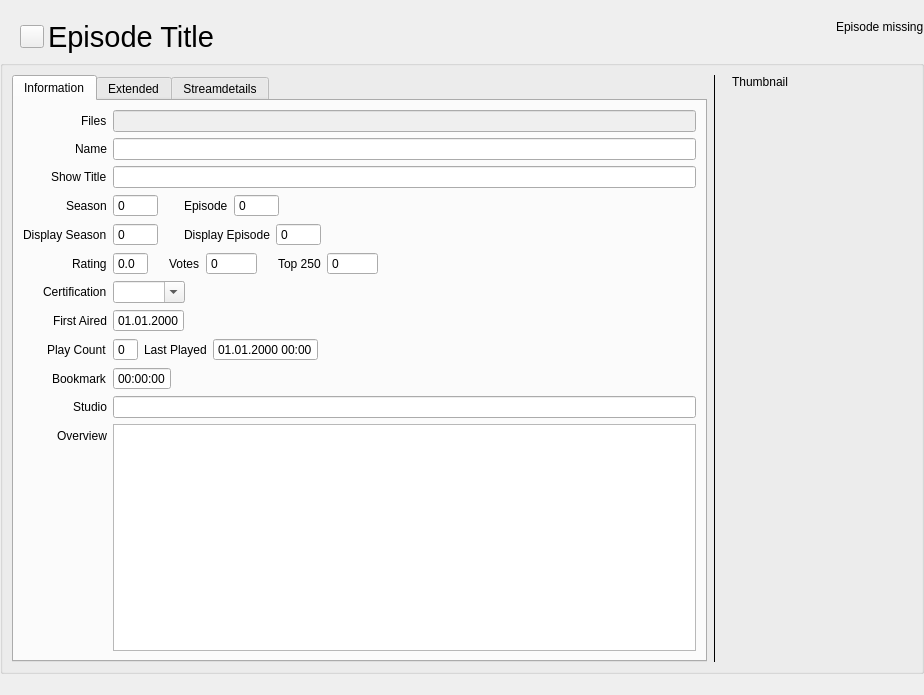
<?xml version="1.0" encoding="UTF-8"?>
<ui version="4.0">
 <class>TvShowWidgetEpisode</class>
 <widget class="QWidget" name="TvShowWidgetEpisode">
  <property name="geometry">
   <rect>
    <x>0</x>
    <y>0</y>
    <width>924</width>
    <height>695</height>
   </rect>
  </property>
  <layout class="QVBoxLayout" name="verticalLayout" stretch="0,1">
   <property name="leftMargin">
    <number>0</number>
   </property>
   <property name="topMargin">
    <number>0</number>
   </property>
   <property name="rightMargin">
    <number>0</number>
   </property>
   <property name="bottomMargin">
    <number>21</number>
   </property>
   <item>
    <layout class="QHBoxLayout" name="horizontalLayout_10">
     <property name="spacing">
      <number>0</number>
     </property>
     <item>
      <layout class="QVBoxLayout" name="verticalLayout_5">
       <property name="spacing">
        <number>0</number>
       </property>
       <property name="topMargin">
        <number>20</number>
       </property>
       <item>
        <layout class="QHBoxLayout" name="horizontalLayout_3">
         <item>
          <spacer name="horizontalSpacer_6">
           <property name="orientation">
            <enum>Qt::Horizontal</enum>
           </property>
           <property name="sizeType">
            <enum>QSizePolicy::Fixed</enum>
           </property>
           <property name="sizeHint" stdset="0">
            <size>
             <width>20</width>
             <height>20</height>
            </size>
           </property>
          </spacer>
         </item>
         <item>
          <widget class="QToolButton" name="buttonRevert">
           <property name="cursor">
            <cursorShape>PointingHandCursor</cursorShape>
           </property>
           <property name="toolTip">
            <string>Episode has changed. Click to revert changes.</string>
           </property>
           <property name="text">
            <string/>
           </property>
           <property name="icon">
            <iconset resource="../../data/MediaElch.qrc">
             <normaloff>:/img/arrow_circle_left.png</normaloff>:/img/arrow_circle_left.png</iconset>
           </property>
          </widget>
         </item>
         <item>
          <widget class="QLabel" name="episodeName">
           <property name="font">
            <font>
             <family>Helvetica Neue</family>
             <pointsize>22</pointsize>
            </font>
           </property>
           <property name="text">
            <string>Episode Title</string>
           </property>
           <property name="indent">
            <number>4</number>
           </property>
          </widget>
         </item>
         <item>
          <spacer name="horizontalSpacer_3">
           <property name="orientation">
            <enum>Qt::Horizontal</enum>
           </property>
           <property name="sizeHint" stdset="0">
            <size>
             <width>40</width>
             <height>20</height>
            </size>
           </property>
          </spacer>
         </item>
         <item>
          <widget class="MediaFlags" name="mediaFlags" native="true"/>
         </item>
        </layout>
       </item>
      </layout>
     </item>
     <item>
      <widget class="QLabel" name="missingLabel">
       <property name="text">
        <string>Episode missing</string>
       </property>
      </widget>
     </item>
    </layout>
   </item>
   <item>
    <widget class="QGroupBox" name="groupBox_3">
     <property name="title">
      <string/>
     </property>
     <layout class="QHBoxLayout" name="horizontalLayout_2">
      <item>
       <widget class="QTabWidget" name="tabWidget">
        <property name="focusPolicy">
         <enum>Qt::NoFocus</enum>
        </property>
        <property name="currentIndex">
         <number>0</number>
        </property>
        <widget class="QWidget" name="tab1">
         <attribute name="title">
          <string>Information</string>
         </attribute>
         <layout class="QVBoxLayout" name="verticalLayout_2">
          <item>
           <layout class="QFormLayout" name="formLayout">
            <property name="fieldGrowthPolicy">
             <enum>QFormLayout::ExpandingFieldsGrow</enum>
            </property>
            <property name="rowWrapPolicy">
             <enum>QFormLayout::WrapLongRows</enum>
            </property>
            <property name="labelAlignment">
             <set>Qt::AlignRight|Qt::AlignTrailing|Qt::AlignVCenter</set>
            </property>
            <item row="0" column="0">
             <widget class="QLabel" name="label">
              <property name="text">
               <string>Files</string>
              </property>
             </widget>
            </item>
            <item row="0" column="1">
             <widget class="QLineEdit" name="files">
              <property name="enabled">
               <bool>false</bool>
              </property>
             </widget>
            </item>
            <item row="1" column="0">
             <widget class="QLabel" name="label_2">
              <property name="text">
               <string>Name</string>
              </property>
             </widget>
            </item>
            <item row="1" column="1">
             <widget class="QLineEdit" name="name"/>
            </item>
            <item row="2" column="0">
             <widget class="QLabel" name="label_3">
              <property name="text">
               <string>Show Title</string>
              </property>
             </widget>
            </item>
            <item row="2" column="1">
             <widget class="QLineEdit" name="showTitle"/>
            </item>
            <item row="3" column="0">
             <widget class="QLabel" name="label_6">
              <property name="text">
               <string>Season</string>
              </property>
             </widget>
            </item>
            <item row="3" column="1">
             <layout class="QHBoxLayout" name="horizontalLayout_6">
              <item>
               <widget class="QSpinBox" name="season">
                <property name="buttonSymbols">
                 <enum>QAbstractSpinBox::NoButtons</enum>
                </property>
                <property name="maximum">
                 <number>99999</number>
                </property>
               </widget>
              </item>
              <item>
               <spacer name="horizontalSpacer_4">
                <property name="orientation">
                 <enum>Qt::Horizontal</enum>
                </property>
                <property name="sizeType">
                 <enum>QSizePolicy::Fixed</enum>
                </property>
                <property name="sizeHint" stdset="0">
                 <size>
                  <width>20</width>
                  <height>20</height>
                 </size>
                </property>
               </spacer>
              </item>
              <item>
               <widget class="QLabel" name="label_7">
                <property name="text">
                 <string>Episode</string>
                </property>
               </widget>
              </item>
              <item>
               <widget class="QSpinBox" name="episode">
                <property name="buttonSymbols">
                 <enum>QAbstractSpinBox::NoButtons</enum>
                </property>
                <property name="maximum">
                 <number>99999</number>
                </property>
               </widget>
              </item>
             </layout>
            </item>
            <item row="4" column="0">
             <widget class="QLabel" name="label_13">
              <property name="text">
               <string>Display Season</string>
              </property>
             </widget>
            </item>
            <item row="5" column="0">
             <widget class="QLabel" name="label_4">
              <property name="text">
               <string>Rating</string>
              </property>
             </widget>
            </item>
            <item row="6" column="0">
             <widget class="QLabel" name="label_8">
              <property name="text">
               <string>Certification</string>
              </property>
             </widget>
            </item>
            <item row="6" column="1">
             <widget class="QComboBox" name="certification">
              <property name="editable">
               <bool>true</bool>
              </property>
              <property name="sizeAdjustPolicy">
               <enum>QComboBox::AdjustToContents</enum>
              </property>
             </widget>
            </item>
            <item row="7" column="0">
             <widget class="QLabel" name="label_5">
              <property name="text">
               <string>First Aired</string>
              </property>
             </widget>
            </item>
            <item row="7" column="1">
             <widget class="QDateEdit" name="firstAired">
              <property name="buttonSymbols">
               <enum>QAbstractSpinBox::NoButtons</enum>
              </property>
              <property name="displayFormat">
               <string>dd.MM.yyyy</string>
              </property>
             </widget>
            </item>
            <item row="8" column="0">
             <widget class="QLabel" name="label_10">
              <property name="text">
               <string>Play Count</string>
              </property>
             </widget>
            </item>
            <item row="10" column="0">
             <widget class="QLabel" name="label_9">
              <property name="text">
               <string>Studio</string>
              </property>
             </widget>
            </item>
            <item row="10" column="1">
             <widget class="QLineEdit" name="studio"/>
            </item>
            <item row="11" column="0">
             <widget class="QLabel" name="label_15">
              <property name="text">
               <string>Overview</string>
              </property>
             </widget>
            </item>
            <item row="11" column="1">
             <widget class="QTextEdit" name="overview"/>
            </item>
            <item row="4" column="1">
             <layout class="QHBoxLayout" name="horizontalLayout_7">
              <item>
               <widget class="QSpinBox" name="displaySeason">
                <property name="buttonSymbols">
                 <enum>QAbstractSpinBox::NoButtons</enum>
                </property>
                <property name="minimum">
                 <number>-1</number>
                </property>
                <property name="maximum">
                 <number>99999</number>
                </property>
               </widget>
              </item>
              <item>
               <spacer name="horizontalSpacer_5">
                <property name="orientation">
                 <enum>Qt::Horizontal</enum>
                </property>
                <property name="sizeType">
                 <enum>QSizePolicy::Fixed</enum>
                </property>
                <property name="sizeHint" stdset="0">
                 <size>
                  <width>20</width>
                  <height>20</height>
                 </size>
                </property>
               </spacer>
              </item>
              <item>
               <widget class="QLabel" name="label_12">
                <property name="text">
                 <string>Display Episode</string>
                </property>
               </widget>
              </item>
              <item>
               <widget class="QSpinBox" name="displayEpisode">
                <property name="buttonSymbols">
                 <enum>QAbstractSpinBox::NoButtons</enum>
                </property>
                <property name="minimum">
                 <number>-1</number>
                </property>
                <property name="maximum">
                 <number>99999</number>
                </property>
               </widget>
              </item>
             </layout>
            </item>
            <item row="8" column="1">
             <layout class="QHBoxLayout" name="horizontalLayout">
              <item>
               <widget class="QSpinBox" name="playCount">
                <property name="buttonSymbols">
                 <enum>QAbstractSpinBox::NoButtons</enum>
                </property>
               </widget>
              </item>
              <item>
               <widget class="QLabel" name="label_11">
                <property name="text">
                 <string>Last Played</string>
                </property>
               </widget>
              </item>
              <item>
               <widget class="QDateTimeEdit" name="lastPlayed">
                <property name="buttonSymbols">
                 <enum>QAbstractSpinBox::NoButtons</enum>
                </property>
                <property name="displayFormat">
                 <string>dd.MM.yyyy HH:mm</string>
                </property>
               </widget>
              </item>
             </layout>
            </item>
            <item row="9" column="0">
             <widget class="QLabel" name="labelBookmark">
              <property name="text">
               <string>Bookmark</string>
              </property>
             </widget>
            </item>
            <item row="9" column="1">
             <widget class="QTimeEdit" name="epBookmark">
              <property name="buttonSymbols">
               <enum>QAbstractSpinBox::NoButtons</enum>
              </property>
              <property name="displayFormat">
               <string>HH:mm:ss</string>
              </property>
             </widget>
            </item>
            <item row="5" column="1">
             <layout class="QHBoxLayout" name="horizontalLayout_11">
              <item>
               <widget class="QDoubleSpinBox" name="rating">
                <property name="buttonSymbols">
                 <enum>QAbstractSpinBox::NoButtons</enum>
                </property>
                <property name="decimals">
                 <number>1</number>
                </property>
                <property name="maximum">
                 <double>10.000000000000000</double>
                </property>
               </widget>
              </item>
              <item>
               <spacer name="horizontalSpacer_11">
                <property name="orientation">
                 <enum>Qt::Horizontal</enum>
                </property>
                <property name="sizeType">
                 <enum>QSizePolicy::Fixed</enum>
                </property>
                <property name="sizeHint" stdset="0">
                 <size>
                  <width>15</width>
                  <height>20</height>
                 </size>
                </property>
               </spacer>
              </item>
              <item>
               <widget class="QLabel" name="label_19">
                <property name="text">
                 <string>Votes</string>
                </property>
               </widget>
              </item>
              <item>
               <widget class="MySpinBox" name="votes">
                <property name="buttonSymbols">
                 <enum>QAbstractSpinBox::NoButtons</enum>
                </property>
                <property name="maximum">
                 <number>9999999</number>
                </property>
               </widget>
              </item>
              <item>
               <spacer name="horizontalSpacer_8">
                <property name="orientation">
                 <enum>Qt::Horizontal</enum>
                </property>
                <property name="sizeType">
                 <enum>QSizePolicy::Fixed</enum>
                </property>
                <property name="sizeHint" stdset="0">
                 <size>
                  <width>15</width>
                  <height>20</height>
                 </size>
                </property>
               </spacer>
              </item>
              <item>
               <widget class="QLabel" name="label_20">
                <property name="text">
                 <string>Top 250</string>
                </property>
               </widget>
              </item>
              <item>
               <widget class="MySpinBox" name="top250">
                <property name="buttonSymbols">
                 <enum>QAbstractSpinBox::NoButtons</enum>
                </property>
                <property name="maximum">
                 <number>9999999</number>
                </property>
               </widget>
              </item>
             </layout>
            </item>
           </layout>
          </item>
         </layout>
        </widget>
        <widget class="QWidget" name="tab">
         <attribute name="title">
          <string>Extended</string>
         </attribute>
         <layout class="QFormLayout" name="formLayout_2">
          <property name="fieldGrowthPolicy">
           <enum>QFormLayout::ExpandingFieldsGrow</enum>
          </property>
          <item row="1" column="0">
           <widget class="QLabel" name="label_18">
            <property name="text">
             <string>Writers</string>
            </property>
           </widget>
          </item>
          <item row="1" column="1">
           <layout class="QHBoxLayout" name="horizontalLayout_4" stretch="1,0,0">
            <item>
             <widget class="QTableWidget" name="writers">
              <property name="maximumSize">
               <size>
                <width>300</width>
                <height>100</height>
               </size>
              </property>
              <property name="editTriggers">
               <set>QAbstractItemView::DoubleClicked</set>
              </property>
              <property name="showGrid">
               <bool>false</bool>
              </property>
              <attribute name="horizontalHeaderStretchLastSection">
               <bool>true</bool>
              </attribute>
              <attribute name="verticalHeaderVisible">
               <bool>false</bool>
              </attribute>
              <column>
               <property name="text">
                <string>Writer</string>
               </property>
              </column>
             </widget>
            </item>
            <item>
             <layout class="QVBoxLayout" name="verticalLayout_3">
              <item>
               <widget class="QPushButton" name="buttonAddWriter">
                <property name="toolTip">
                 <string>Add Writer</string>
                </property>
                <property name="text">
                 <string/>
                </property>
                <property name="icon">
                 <iconset resource="../../data/MediaElch.qrc">
                  <normaloff>:/img/plus_white.png</normaloff>:/img/plus_white.png</iconset>
                </property>
                <property name="dropShadow" stdset="0">
                 <bool>true</bool>
                </property>
               </widget>
              </item>
              <item>
               <widget class="QPushButton" name="buttonRemoveWriter">
                <property name="toolTip">
                 <string>Remove Writer</string>
                </property>
                <property name="text">
                 <string/>
                </property>
                <property name="icon">
                 <iconset resource="../../data/MediaElch.qrc">
                  <normaloff>:/img/minus_white.png</normaloff>:/img/minus_white.png</iconset>
                </property>
                <property name="dropShadow" stdset="0">
                 <bool>true</bool>
                </property>
               </widget>
              </item>
              <item>
               <spacer name="verticalSpacer_2">
                <property name="orientation">
                 <enum>Qt::Vertical</enum>
                </property>
                <property name="sizeHint" stdset="0">
                 <size>
                  <width>20</width>
                  <height>40</height>
                 </size>
                </property>
               </spacer>
              </item>
             </layout>
            </item>
            <item>
             <spacer name="horizontalSpacer">
              <property name="orientation">
               <enum>Qt::Horizontal</enum>
              </property>
              <property name="sizeHint" stdset="0">
               <size>
                <width>40</width>
                <height>20</height>
               </size>
              </property>
             </spacer>
            </item>
           </layout>
          </item>
          <item row="2" column="0">
           <widget class="QLabel" name="label_17">
            <property name="text">
             <string>Directors</string>
            </property>
           </widget>
          </item>
          <item row="2" column="1">
           <layout class="QHBoxLayout" name="horizontalLayout_5" stretch="1,0,0">
            <item>
             <widget class="QTableWidget" name="directors">
              <property name="maximumSize">
               <size>
                <width>300</width>
                <height>100</height>
               </size>
              </property>
              <property name="editTriggers">
               <set>QAbstractItemView::DoubleClicked</set>
              </property>
              <property name="showGrid">
               <bool>false</bool>
              </property>
              <attribute name="horizontalHeaderStretchLastSection">
               <bool>true</bool>
              </attribute>
              <attribute name="verticalHeaderVisible">
               <bool>false</bool>
              </attribute>
              <column>
               <property name="text">
                <string>Director</string>
               </property>
              </column>
             </widget>
            </item>
            <item>
             <layout class="QVBoxLayout" name="verticalLayout_7">
              <item>
               <widget class="QPushButton" name="buttonAddDirector">
                <property name="toolTip">
                 <string>Add Director</string>
                </property>
                <property name="text">
                 <string/>
                </property>
                <property name="icon">
                 <iconset resource="../../data/MediaElch.qrc">
                  <normaloff>:/img/plus_white.png</normaloff>:/img/plus_white.png</iconset>
                </property>
                <property name="dropShadow" stdset="0">
                 <bool>true</bool>
                </property>
               </widget>
              </item>
              <item>
               <widget class="QPushButton" name="buttonRemoveDirector">
                <property name="toolTip">
                 <string>Remove Director</string>
                </property>
                <property name="text">
                 <string/>
                </property>
                <property name="icon">
                 <iconset resource="../../data/MediaElch.qrc">
                  <normaloff>:/img/minus_white.png</normaloff>:/img/minus_white.png</iconset>
                </property>
                <property name="dropShadow" stdset="0">
                 <bool>true</bool>
                </property>
               </widget>
              </item>
              <item>
               <spacer name="verticalSpacer_3">
                <property name="orientation">
                 <enum>Qt::Vertical</enum>
                </property>
                <property name="sizeHint" stdset="0">
                 <size>
                  <width>20</width>
                  <height>40</height>
                 </size>
                </property>
               </spacer>
              </item>
             </layout>
            </item>
            <item>
             <spacer name="horizontalSpacer_2">
              <property name="orientation">
               <enum>Qt::Horizontal</enum>
              </property>
              <property name="sizeHint" stdset="0">
               <size>
                <width>40</width>
                <height>20</height>
               </size>
              </property>
             </spacer>
            </item>
           </layout>
          </item>
          <item row="0" column="0">
           <widget class="QLabel" name="label_14">
            <property name="text">
             <string>Actors</string>
            </property>
           </widget>
          </item>
          <item row="0" column="1">
           <layout class="QHBoxLayout" name="horizontalLayout_8" stretch="1,0">
            <item>
             <widget class="QTableWidget" name="actors">
              <property name="editTriggers">
               <set>QAbstractItemView::DoubleClicked</set>
              </property>
              <property name="selectionMode">
               <enum>QAbstractItemView::SingleSelection</enum>
              </property>
              <property name="selectionBehavior">
               <enum>QAbstractItemView::SelectRows</enum>
              </property>
              <property name="showGrid">
               <bool>false</bool>
              </property>
              <attribute name="verticalHeaderVisible">
               <bool>false</bool>
              </attribute>
              <column>
               <property name="text">
                <string>Actor</string>
               </property>
              </column>
              <column>
               <property name="text">
                <string>Role</string>
               </property>
              </column>
             </widget>
            </item>
            <item>
             <layout class="QVBoxLayout" name="verticalLayout_9">
              <property name="spacing">
               <number>0</number>
              </property>
              <item>
               <layout class="QHBoxLayout" name="horizontalLayout_9">
                <item>
                 <widget class="QPushButton" name="buttonRemoveActor">
                  <property name="toolTip">
                   <string>Remove Actor</string>
                  </property>
                  <property name="text">
                   <string/>
                  </property>
                  <property name="icon">
                   <iconset resource="../../data/MediaElch.qrc">
                    <normaloff>:/img/minus_white.png</normaloff>:/img/minus_white.png</iconset>
                  </property>
                  <property name="dropShadow" stdset="0">
                   <bool>true</bool>
                  </property>
                 </widget>
                </item>
                <item>
                 <spacer name="horizontalSpacer_7">
                  <property name="orientation">
                   <enum>Qt::Horizontal</enum>
                  </property>
                  <property name="sizeHint" stdset="0">
                   <size>
                    <width>40</width>
                    <height>20</height>
                   </size>
                  </property>
                 </spacer>
                </item>
                <item>
                 <widget class="QPushButton" name="buttonAddActor">
                  <property name="toolTip">
                   <string>Add Actor</string>
                  </property>
                  <property name="text">
                   <string/>
                  </property>
                  <property name="icon">
                   <iconset resource="../../data/MediaElch.qrc">
                    <normaloff>:/img/plus_white.png</normaloff>:/img/plus_white.png</iconset>
                  </property>
                  <property name="dropShadow" stdset="0">
                   <bool>true</bool>
                  </property>
                 </widget>
                </item>
               </layout>
              </item>
              <item>
               <spacer name="verticalSpacer_4">
                <property name="orientation">
                 <enum>Qt::Vertical</enum>
                </property>
                <property name="sizeType">
                 <enum>QSizePolicy::Fixed</enum>
                </property>
                <property name="sizeHint" stdset="0">
                 <size>
                  <width>20</width>
                  <height>5</height>
                 </size>
                </property>
               </spacer>
              </item>
              <item>
               <widget class="MyLabel" name="actor">
                <property name="minimumSize">
                 <size>
                  <width>120</width>
                  <height>180</height>
                 </size>
                </property>
                <property name="maximumSize">
                 <size>
                  <width>120</width>
                  <height>180</height>
                 </size>
                </property>
                <property name="cursor">
                 <cursorShape>PointingHandCursor</cursorShape>
                </property>
                <property name="toolTip">
                 <string>Click to change</string>
                </property>
                <property name="text">
                 <string/>
                </property>
                <property name="pixmap">
                 <pixmap resource="../../data/MediaElch.qrc">:/img/man.png</pixmap>
                </property>
                <property name="alignment">
                 <set>Qt::AlignCenter</set>
                </property>
                <property name="dropShadow" stdset="0">
                 <bool>true</bool>
                </property>
               </widget>
              </item>
              <item>
               <widget class="MyLabel" name="actorResolution">
                <property name="text">
                 <string>Resolution</string>
                </property>
                <property name="alignment">
                 <set>Qt::AlignRight|Qt::AlignTrailing|Qt::AlignVCenter</set>
                </property>
               </widget>
              </item>
              <item>
               <spacer name="verticalSpacer_5">
                <property name="orientation">
                 <enum>Qt::Vertical</enum>
                </property>
                <property name="sizeHint" stdset="0">
                 <size>
                  <width>20</width>
                  <height>40</height>
                 </size>
                </property>
               </spacer>
              </item>
             </layout>
            </item>
           </layout>
          </item>
         </layout>
        </widget>
        <widget class="QWidget" name="tab_2">
         <attribute name="title">
          <string>Streamdetails</string>
         </attribute>
         <layout class="QVBoxLayout" name="verticalLayout_6">
          <item>
           <layout class="QGridLayout" name="streamDetails">
            <item row="4" column="0">
             <widget class="QLabel" name="label_32">
              <property name="text">
               <string>Scantype</string>
              </property>
              <property name="alignment">
               <set>Qt::AlignRight|Qt::AlignTrailing|Qt::AlignVCenter</set>
              </property>
             </widget>
            </item>
            <item row="6" column="1">
             <widget class="QTimeEdit" name="videoDuration">
              <property name="maximumSize">
               <size>
                <width>200</width>
                <height>16777215</height>
               </size>
              </property>
              <property name="buttonSymbols">
               <enum>QAbstractSpinBox::NoButtons</enum>
              </property>
              <property name="displayFormat">
               <string>HH:mm:ss</string>
              </property>
             </widget>
            </item>
            <item row="4" column="1">
             <widget class="QLineEdit" name="videoScantype">
              <property name="maximumSize">
               <size>
                <width>200</width>
                <height>16777215</height>
               </size>
              </property>
             </widget>
            </item>
            <item row="7" column="0">
             <widget class="QLabel" name="labelStreamDetailsAudio">
              <property name="font">
               <font>
                <weight>75</weight>
                <bold>true</bold>
               </font>
              </property>
              <property name="text">
               <string>Audio</string>
              </property>
              <property name="alignment">
               <set>Qt::AlignRight|Qt::AlignTrailing|Qt::AlignVCenter</set>
              </property>
             </widget>
            </item>
            <item row="3" column="0">
             <widget class="QLabel" name="label_29">
              <property name="text">
               <string>Aspect Ratio</string>
              </property>
              <property name="alignment">
               <set>Qt::AlignRight|Qt::AlignTrailing|Qt::AlignVCenter</set>
              </property>
             </widget>
            </item>
            <item row="2" column="1">
             <layout class="QHBoxLayout" name="horizontalLayout_16">
              <item>
               <widget class="QSpinBox" name="videoWidth">
                <property name="buttonSymbols">
                 <enum>QAbstractSpinBox::NoButtons</enum>
                </property>
                <property name="maximum">
                 <number>9999</number>
                </property>
               </widget>
              </item>
              <item>
               <widget class="QLabel" name="label_30">
                <property name="text">
                 <string notr="true">x</string>
                </property>
               </widget>
              </item>
              <item>
               <widget class="QSpinBox" name="videoHeight">
                <property name="buttonSymbols">
                 <enum>QAbstractSpinBox::NoButtons</enum>
                </property>
                <property name="maximum">
                 <number>99999</number>
                </property>
               </widget>
              </item>
              <item>
               <spacer name="horizontalSpacer_10">
                <property name="orientation">
                 <enum>Qt::Horizontal</enum>
                </property>
                <property name="sizeHint" stdset="0">
                 <size>
                  <width>40</width>
                  <height>20</height>
                 </size>
                </property>
               </spacer>
              </item>
             </layout>
            </item>
            <item row="6" column="0">
             <widget class="QLabel" name="label_33">
              <property name="text">
               <string>Duration</string>
              </property>
              <property name="alignment">
               <set>Qt::AlignRight|Qt::AlignTrailing|Qt::AlignVCenter</set>
              </property>
             </widget>
            </item>
            <item row="3" column="1">
             <widget class="QDoubleSpinBox" name="videoAspectRatio">
              <property name="maximumSize">
               <size>
                <width>100</width>
                <height>16777215</height>
               </size>
              </property>
              <property name="buttonSymbols">
               <enum>QAbstractSpinBox::NoButtons</enum>
              </property>
              <property name="decimals">
               <number>3</number>
              </property>
             </widget>
            </item>
            <item row="1" column="1">
             <widget class="QLineEdit" name="videoCodec">
              <property name="maximumSize">
               <size>
                <width>100</width>
                <height>16777215</height>
               </size>
              </property>
             </widget>
            </item>
            <item row="2" column="0">
             <widget class="QLabel" name="label_28">
              <property name="text">
               <string>Resolution</string>
              </property>
              <property name="alignment">
               <set>Qt::AlignRight|Qt::AlignTrailing|Qt::AlignVCenter</set>
              </property>
             </widget>
            </item>
            <item row="0" column="0">
             <widget class="QLabel" name="label_27">
              <property name="font">
               <font>
                <weight>75</weight>
                <bold>true</bold>
               </font>
              </property>
              <property name="text">
               <string>Video</string>
              </property>
              <property name="alignment">
               <set>Qt::AlignRight|Qt::AlignTrailing|Qt::AlignVCenter</set>
              </property>
             </widget>
            </item>
            <item row="1" column="0">
             <widget class="QLabel" name="label_31">
              <property name="text">
               <string>Codec</string>
              </property>
              <property name="alignment">
               <set>Qt::AlignRight|Qt::AlignTrailing|Qt::AlignVCenter</set>
              </property>
             </widget>
            </item>
            <item row="5" column="0">
             <widget class="QLabel" name="label_16">
              <property name="text">
               <string>Stereo Mode</string>
              </property>
              <property name="alignment">
               <set>Qt::AlignRight|Qt::AlignTrailing|Qt::AlignVCenter</set>
              </property>
             </widget>
            </item>
            <item row="5" column="1">
             <widget class="QComboBox" name="stereoMode">
              <property name="sizeAdjustPolicy">
               <enum>QComboBox::AdjustToContents</enum>
              </property>
             </widget>
            </item>
           </layout>
          </item>
          <item>
           <layout class="QHBoxLayout" name="horizontalLayout_17">
            <item>
             <widget class="QPushButton" name="buttonReloadStreamDetails">
              <property name="text">
               <string>Reload from File</string>
              </property>
              <property name="icon">
               <iconset resource="../../data/MediaElch.qrc">
                <normaloff>:/img/arrow_circle_right_white.png</normaloff>:/img/arrow_circle_right_white.png</iconset>
              </property>
              <property name="dropShadow" stdset="0">
               <bool>true</bool>
              </property>
             </widget>
            </item>
            <item>
             <spacer name="horizontalSpacer_9">
              <property name="orientation">
               <enum>Qt::Horizontal</enum>
              </property>
              <property name="sizeHint" stdset="0">
               <size>
                <width>40</width>
                <height>20</height>
               </size>
              </property>
             </spacer>
            </item>
           </layout>
          </item>
          <item>
           <spacer name="verticalSpacer_8">
            <property name="orientation">
             <enum>Qt::Vertical</enum>
            </property>
            <property name="sizeHint" stdset="0">
             <size>
              <width>20</width>
              <height>278</height>
             </size>
            </property>
           </spacer>
          </item>
         </layout>
        </widget>
       </widget>
      </item>
      <item>
       <widget class="Line" name="line">
        <property name="frameShadow">
         <enum>QFrame::Plain</enum>
        </property>
        <property name="lineWidth">
         <number>1</number>
        </property>
        <property name="midLineWidth">
         <number>0</number>
        </property>
        <property name="orientation">
         <enum>Qt::Vertical</enum>
        </property>
       </widget>
      </item>
      <item>
       <layout class="QVBoxLayout" name="verticalLayout_4">
        <property name="leftMargin">
         <number>10</number>
        </property>
        <property name="topMargin">
         <number>0</number>
        </property>
        <item>
         <widget class="QLabel" name="labelThumbnail">
          <property name="text">
           <string>Thumbnail</string>
          </property>
         </widget>
        </item>
        <item>
         <widget class="ClosableImage" name="thumbnail">
          <property name="minimumSize">
           <size>
            <width>180</width>
            <height>120</height>
           </size>
          </property>
          <property name="maximumSize">
           <size>
            <width>180</width>
            <height>120</height>
           </size>
          </property>
          <property name="cursor">
           <cursorShape>PointingHandCursor</cursorShape>
          </property>
          <property name="toolTip">
           <string>Click to Change</string>
          </property>
          <property name="text">
           <string/>
          </property>
          <property name="pixmap">
           <pixmap resource="../../data/MediaElch.qrc">:/img/placeholders/thumb.png</pixmap>
          </property>
          <property name="alignment">
           <set>Qt::AlignCenter</set>
          </property>
          <property name="clickable" stdset="0">
           <bool>true</bool>
          </property>
          <property name="myFixedHeight" stdset="0">
           <number>120</number>
          </property>
          <property name="dropShadow" stdset="0">
           <bool>true</bool>
          </property>
         </widget>
        </item>
        <item>
         <spacer name="verticalSpacer">
          <property name="orientation">
           <enum>Qt::Vertical</enum>
          </property>
          <property name="sizeHint" stdset="0">
           <size>
            <width>20</width>
            <height>40</height>
           </size>
          </property>
         </spacer>
        </item>
       </layout>
      </item>
     </layout>
    </widget>
   </item>
  </layout>
 </widget>
 <customwidgets>
  <customwidget>
   <class>ClosableImage</class>
   <extends>QLabel</extends>
   <header>smallWidgets/ClosableImage.h</header>
  </customwidget>
  <customwidget>
   <class>MyLabel</class>
   <extends>QLabel</extends>
   <header>smallWidgets/MyLabel.h</header>
  </customwidget>
  <customwidget>
   <class>MySpinBox</class>
   <extends>QSpinBox</extends>
   <header>smallWidgets/MySpinBox.h</header>
  </customwidget>
  <customwidget>
   <class>MediaFlags</class>
   <extends>QWidget</extends>
   <header>smallWidgets/MediaFlags.h</header>
   <container>1</container>
  </customwidget>
 </customwidgets>
 <resources>
  <include location="../../data/MediaElch.qrc"/>
 </resources>
 <connections/>
</ui>
